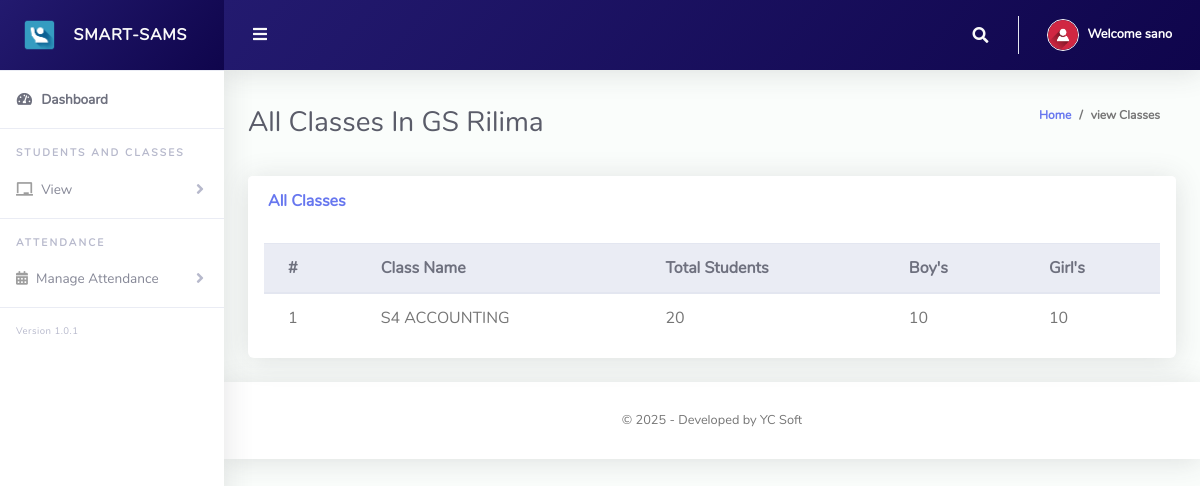
/teacher/viewClasses.php (signed in), run on the app's committed database.
### tables this page shows
CREATE TABLE `tblteachers` (
  `id` int(11) NOT NULL,
  `name` varchar(255) NOT NULL,
  `gender` varchar(255) NOT NULL,
  `username` varchar(255) NOT NULL,
  `password` varchar(255) NOT NULL,
  `phoneNo` varchar(20) NOT NULL,
  `address` varchar(255) NOT NULL,
  `roleId` int(11) NOT NULL,
  `school` varchar(255) NOT NULL,
  `created_at` date NOT NULL DEFAULT current_timestamp()
);

CREATE TABLE `class_lessons` (
  `id` int(11) NOT NULL,
  `lesson_id` int(11) NOT NULL,
  `class_id` int(11) NOT NULL
);

CREATE TABLE `tblclass` (
  `Id` int(10) NOT NULL,
  `level` varchar(255) NOT NULL,
  `className` varchar(255) NOT NULL,
  `totalStudents` int(255) NOT NULL,
  `boys` int(255) NOT NULL,
  `girls` int(255) NOT NULL,
  `school` varchar(255) NOT NULL
);

### teacher/viewClasses.php (the view, shortened to what this page needs)
<?php
include '../Includes/dbcon.php';
?>
<!DOCTYPE html>
<html lang="en">
<head>
  <link href="../vendor/fontawesome-free/css/all.min.css" rel="stylesheet" type="text/css">
  <link href="../vendor/bootstrap/css/bootstrap.min.css" rel="stylesheet" type="text/css">
  <link href="css/ruang-admin.min.css" rel="stylesheet">
</head>
<body id="page-top">
  <div id="wrapper">
      <?php include "Includes/sidebar.php";?>
    <div id="content-wrapper" class="d-flex flex-column">
      <div id="content">
       <?php include "Includes/topbar.php";?>
        <div class="container-fluid" id="container-wrapper">
          <div class="d-sm-flex align-items-center justify-content-between mb-4">
            <h1 class="h3 mb-0 text-gray-800">All Classes In <?php echo $s?></h1>
            <ol class="breadcrumb">
              <li class="breadcrumb-item"><a href="./">Home</a></li>
              <li class="breadcrumb-item active" aria-current="page">view Classes</li>
            </ol>
          </div>
          <div class="row">
            <div class="col-lg-12">
                 <div class="row">
              <div class="col-lg-12">
              <div class="card mb-4">
                <div class="card-header py-3 d-flex flex-row align-items-center justify-content-between">
                  <h6 class="m-0 font-weight-bold text-primary">All Classes</h6>
                </div>
                <div class="table-responsive p-3">
                  <table class="table align-items-center table-flush table-hover" id="dataTableHover">
                    <thead class="thead-light">
                      <tr>
                        <th>#</th>
                        <th>Class Name</th>
                        <th>Total Students</th>
                        <th>Boy's</th>
                        <th>Girl's</th>
                      </tr>
                    </thead>
                    <tbody>
                  <?php
                                            $query = "SELECT class_lessons.lesson_id,class_lessons.class_id,tblclass.className,tblclass.totalStudents,tblclass.boys,tblclass.girls
                      FROM class_lessons
                      INNER JOIN lessons ON lessons.id = class_lessons.lesson_id
                      INNER JOIN tblclass ON tblclass.Id = class_lessons.class_id
                      WHERE lessons.teacher_id = ".$_SESSION['userId']."
                      ";
                      $rs = $conn->query($query);
                      $num = $rs->num_rows;
                      $sn=0;
                      if($num > 0)
                      {
                        while ($rows = $rs->fetch_assoc())
                          {
                             $sn = $sn + 1;
                            echo"
                              <tr>
                                <td>".$sn."</td>
                                <td>".$rows['className']."</td>
                                <td>".$rows['totalStudents']."</td>
                                <td>".$rows['boys']."</td>
                                <td>".$rows['girls']."</td>
                              </tr>";
                          }
                      }
                      else
                      {
                           echo
                           "<div class='alert alert-danger' role='alert'>
                            No Record Found!
                            </div>";
                      }
                      ?>
                    </tbody>
                  </table>
                </div>
              </div>
            </div>
            </div>
          </div>
        </div>
      </div>
       <?php include "Includes/footer.php";?>
    </div>
  </div>
</body>
</html>

### teacher/Includes/topbar.php (shortened to what this page needs)
<?php
  $query = "SELECT * FROM tblteachers WHERE id = ".$_SESSION['userId']."";
  $rs = $conn->query($query);
  $rows = $rs->fetch_assoc();
  $fullName = $rows['username'];
  $s = $rows['school'];
?>
<nav class="navbar navbar-expand navbar-light  topbar mb-4 static-top asc">
          <button id="sidebarToggleTop" class="btn btn-link rounded-circle mr-3">
            <i class="fa fa-bars"></i>
          </button>
          <ul class="navbar-nav ml-auto">
            <li class="nav-item dropdown no-arrow">
              <a class="nav-link dropdown-toggle" href="#" id="searchDropdown" role="button" data-toggle="dropdown"
                aria-haspopup="true" aria-expanded="false">
                <i class="fas fa-search fa-fw"></i>
              </a>
            </li>
            <li class="nav-item dropdown no-arrow">
              <a class="nav-link dropdown-toggle" href="#" id="userDropdown" role="button" data-toggle="dropdown"
                aria-haspopup="true" aria-expanded="false">
                <img class="img-profile rounded-circle" src="img/user-icn.png" style="max-width: 60px">
                <span class="ml-2 d-none d-lg-inline text-white small"><b>Welcome <?php echo $fullName;?></b></span>
              </a>
            </li>
          </ul>
        </nav>

### teacher/Includes/topbar.php (style rules this page uses)
.asc { background: linear-gradient(130deg, #231a6f, #0f054c); }

### data on the page
tblteachers: username "sano", school "GS Rilima"
class_lessons: class.className "S4 ACCOUNTING", class.totalStudents "20", class.boys "10", class.girls "10"
